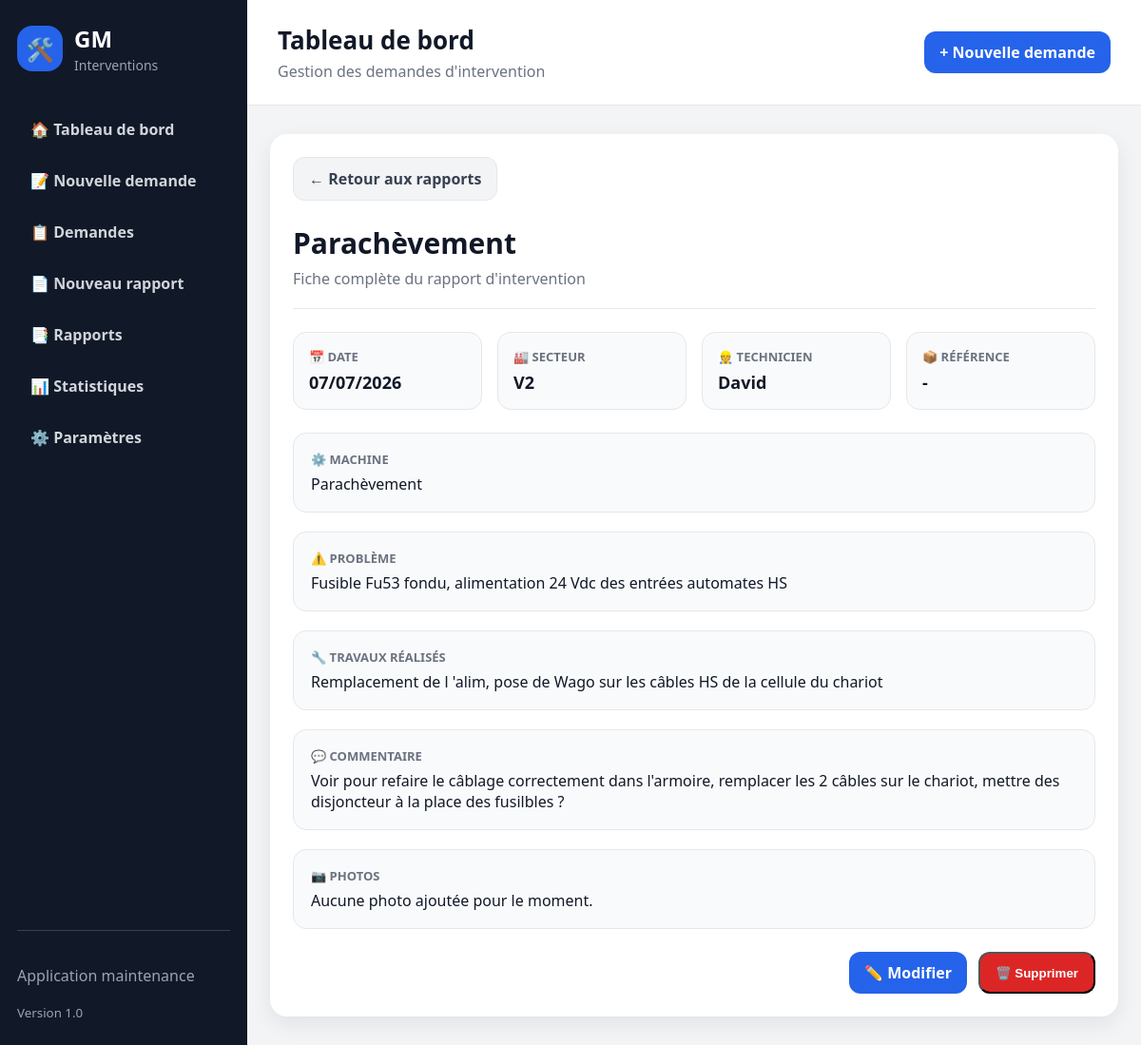
Screenshot of /rapports/2218 with the database file from the repository.
### tables this page shows
CREATE TABLE rapports_intervention (
            id INTEGER PRIMARY KEY AUTOINCREMENT,
            secteur_id INTEGER,
            machine TEXT,
            probleme TEXT NOT NULL,
            travaux TEXT NOT NULL,
            technicien TEXT NOT NULL,
            commentaire TEXT,
            reference TEXT,
            date_rapport TIMESTAMP DEFAULT CURRENT_TIMESTAMP,
            FOREIGN KEY (secteur_id) REFERENCES secteurs(id)
        );

CREATE TABLE secteurs (
            id INTEGER PRIMARY KEY AUTOINCREMENT,
            nom TEXT NOT NULL UNIQUE
        , actif INTEGER
                NOT NULL DEFAULT 1);

### routes/rapports.py (the view)
@rapports_bp.route("/rapports/<int:rapport_id>")
def detail_rapport(rapport_id):
    with connexion_db() as conn:
        rapport = get_rapport_detail(
            conn,
            rapport_id
        )
        if rapport is None:
            abort(404)
        photos = recuperer_photos(
            conn,
            "rapport",
            rapport_id
        )
    return render_template(
        "rapports/detail.html",
        rapport=rapport,
        photos=photos
    )

### app.py (called while the page is built)
@app.template_filter("date_fr")
def date_fr(value):
    if not value:
        return ""
    if isinstance(value, datetime):
        return value.strftime("%d/%m/%Y")
    try:
        date_value = datetime.fromisoformat(str(value))
        return date_value.strftime("%d/%m/%Y")
    except (ValueError, TypeError):
        return str(value)

### database.py (called while the page is built)
def is_postgres():
    return bool(DATABASE_URL)

def get_db_connection():
    if is_postgres():
        return PostgresConnectionAdapter(DATABASE_URL)
    conn = sqlite3.connect(DB_PATH)
    conn.row_factory = sqlite3.Row
    conn.execute("PRAGMA foreign_keys = ON")
    return conn

### routes/rapports.py (called while the page is built)
def get_rapport_detail(conn, rapport_id):
    return conn.execute(
        RAPPORT_DETAIL_QUERY,
        (rapport_id,)
    ).fetchone()

### services/database_service.py (called while the page is built)
@contextmanager
def connexion_db():
    conn = get_db_connection()
    try:
        yield conn
    finally:
        conn.close()

### services/photo_service.py (called while the page is built)
def recuperer_photos(conn, type_element, element_id):
    return conn.execute("""
        SELECT *
        FROM photos
        WHERE type_element = ?
          AND element_id = ?
        ORDER BY date_ajout DESC
    """, (
        type_element,
        element_id
    )).fetchall()

### templates/rapports/detail.html (shortened to what this page needs)
{% extends "base.html" %}
{% block content %}
<section class="card detail-card">
    <div class="detail-top">
        <a href="/rapports" class="btn-secondary">← Retour aux rapports</a>
    </div>
    <div class="detail-title">
        <div>
            <h2>{{ rapport.machine }}</h2>
            <p>Fiche complète du rapport d'intervention</p>
        </div>
    </div>
    <div class="detail-grid">
        <div class="detail-item">
            <span>📅 Date</span>
            <strong>{{ rapport.date_rapport|date_fr }}</strong>
        </div>
        <div class="detail-item">
            <span>🏭 Secteur</span>
            <strong>{{ rapport.secteur_nom or "Non renseigné" }}</strong>
        </div>
        <div class="detail-item">
            <span>👷 Technicien</span>
            <strong>{{ rapport.technicien }}</strong>
        </div>
        <div class="detail-item">
            <span>📦 Référence</span>
            <strong>{{ rapport.reference or "-" }}</strong>
        </div>
    </div>
    <div class="detail-section">
        <span>⚙️ Machine</span>
        <p>{{ rapport.machine }}</p>
    </div>
    <div class="detail-section">
        <span>⚠️ Problème</span>
        <p>{{ rapport.probleme }}</p>
    </div>
    <div class="detail-section">
        <span>🔧 Travaux réalisés</span>
        <p>{{ rapport.travaux }}</p>
    </div>
    <div class="detail-section">
        <span>💬 Commentaire</span>
        <p>{{ rapport.commentaire or "Aucun commentaire" }}</p>
    </div>
    <div class="detail-section">
        <span>📷 Photos</span>
        {% if photos %}
            <div class="photos-grid">
                {% for photo in photos %}
                    {% if photo.url_photo %}
                        <img
                            src="{{ photo.url_photo }}"
                            alt="Photo rapport"
                            class="photo-thumbnail"
                            onclick="openImage(this.src)"
                        >
                    {% elif photo.nom_fichier %}
                        <img
                            src="{{ url_for(
                                'uploaded_photo',
                                filename=photo.nom_fichier
                            ) }}"
                            alt="Photo rapport"
                            class="photo-thumbnail"
                            onclick="openImage(this.src)"
                        >
                    {% endif %}
                {% endfor %}
            </div>
        {% else %}
            <p>Aucune photo ajoutée pour le moment.</p>
        {% endif %}
    </div>
    <div class="detail-actions">
        <div class="detail-actions-right">
            <a href="/rapports/{{ rapport.id }}/modifier" class="btn">
                ✏️ Modifier
            </a>
            <button
                type="button"
                class="btn-danger"
                data-confirm-delete
                data-url="{{ url_for(
                    'rapports.supprimer_rapport',
                    rapport_id=rapport.id
                ) }}"
                data-name="ce rapport"
            >
                🗑️ Supprimer
            </button>
        </div>
    </div>
</section>
{% endblock %}

### static/css/style.css (style rules this page uses)
* { box-sizing: border-box; }
body { margin: 0; font-family: "Segoe UI", Arial, sans-serif; background: #f3f4f6; color: #111827; }
.stat-card, .card { background: white; border-radius: 18px; box-shadow: 0 8px 22px rgba(15, 23, 42, 0.08); }
.card { padding: 24px; margin-bottom: 20px; }
.card h2 { margin-top: 0; }
.btn { display: inline-block; background: #2563eb; color: white; padding: 11px 16px; border-radius: 12px; text-decoration: none; font-weight: 700; border: none; cursor: pointer; }
.btn-secondary { display: inline-block; background: #f3f4f6; color: #374151; padding: 11px 16px; border-radius: 12px; text-decoration: none; font-weight: 700; border: 1px solid #e5e7eb; }
.btn-danger { display: inline-block; background: #dc2626; color: white; padding: 11px 16px; border-radius: 12px; text-decoration: none; font-weight: 700; }
.detail-grid { display: grid; grid-template-columns: repeat(4, 1fr); gap: 16px; margin: 24px 0; }
.detail-item { background: #f9fafb; border: 1px solid #e5e7eb; border-radius: 14px; padding: 16px; }
.detail-item span, .detail-section span { display: block; color: #6b7280; font-size: 13px; font-weight: 700; text-transform: uppercase; margin-bottom: 6px; }
.detail-item strong { font-size: 18px; }
.detail-section { margin-top: 20px; background: #f9fafb; border: 1px solid #e5e7eb; border-radius: 14px; padding: 18px; }
.detail-section p { margin: 0; white-space: pre-line; }
.detail-actions { display: flex; justify-content: space-between; align-items: center; margin-top: 24px; gap: 20px; flex-wrap: wrap; }
.detail-actions-left, .detail-actions-right { display: flex; gap: 12px; }
.detail-card { max-width: 950px; margin: 0 auto; }
.detail-top { display: flex; justify-content: space-between; align-items: center; gap: 16px; margin-bottom: 24px; }
.detail-title { display: flex; justify-content: space-between; align-items: flex-start; gap: 20px; border-bottom: 1px solid #e5e7eb; padding-bottom: 20px; }
.detail-title h2 { margin: 0; font-size: 30px; }
.detail-title p { margin: 6px 0 0; color: #6b7280; }

### rows the page displays
rapports_intervention: machine "Parachèvement", date_rapport "07/07/2026", technicien "David", reference "-", probleme "Fusible Fu53 fondu, alimentation 24 Vdc des entrées automates HS", travaux "Remplacement de l 'alim, pose de Wago sur les câbles HS de la cellule du chariot", commentaire "Voir pour refaire le câblage correctement dans l'armoire, remplacer les 2 câbles sur le chariot, mettre des disjoncteur à la place des fusilbles ?"
secteurs: nom "V2"
